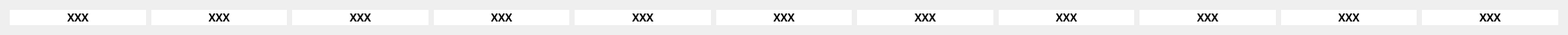
    <widget class="QWidget" name="gridLayoutWidget_4">
     <property name="geometry">
      <rect>
       <x>10</x>
       <y>450</y>
       <width>1771</width>
       <height>31</height>
      </rect>
     </property>
     <layout class="QGridLayout" name="gridLayout_4">
      <item row="0" column="8">
       <widget class="QLabel" name="R_D_9">
        <property name="font">
         <font>
          <family>Ubuntu Mono</family>
          <pointsize>9</pointsize>
          <weight>75</weight>
          <bold>true</bold>
         </font>
        </property>
        <property name="styleSheet">
         <string notr="true">background-color: rgb(255, 255, 255);
border-color: rgb(36, 36, 36);</string>
        </property>
        <property name="text">
         <string>XXX</string>
        </property>
        <property name="alignment">
         <set>Qt::AlignCenter</set>
        </property>
       </widget>
      </item>
      <item row="0" column="1">
       <widget class="QLabel" name="R_D_2">
        <property name="font">
         <font>
          <family>Ubuntu Mono</family>
          <pointsize>9</pointsize>
          <weight>75</weight>
          <bold>true</bold>
         </font>
        </property>
        <property name="styleSheet">
         <string notr="true">background-color: rgb(255, 255, 255);
border-color: rgb(36, 36, 36);</string>
        </property>
        <property name="text">
         <string>XXX</string>
        </property>
        <property name="alignment">
         <set>Qt::AlignCenter</set>
        </property>
       </widget>
      </item>
      <item row="0" column="9">
       <widget class="QLabel" name="R_D_10">
        <property name="font">
         <font>
          <family>Ubuntu Mono</family>
          <pointsize>9</pointsize>
          <weight>75</weight>
          <bold>true</bold>
         </font>
        </property>
        <property name="styleSheet">
         <string notr="true">background-color: rgb(255, 255, 255);
border-color: rgb(36, 36, 36);</string>
        </property>
        <property name="text">
         <string>XXX</string>
        </property>
        <property name="alignment">
         <set>Qt::AlignCenter</set>
        </property>
       </widget>
      </item>
      <item row="0" column="5">
       <widget class="QLabel" name="R_D_6">
        <property name="font">
         <font>
          <family>Ubuntu Mono</family>
          <pointsize>9</pointsize>
          <weight>75</weight>
          <bold>true</bold>
         </font>
        </property>
        <property name="styleSheet">
         <string notr="true">background-color: rgb(255, 255, 255);
border-color: rgb(36, 36, 36);</string>
        </property>
        <property name="text">
         <string>XXX</string>
        </property>
        <property name="alignment">
         <set>Qt::AlignCenter</set>
        </property>
       </widget>
      </item>
      <item row="0" column="4">
       <widget class="QLabel" name="R_D_5">
        <property name="font">
         <font>
          <family>Ubuntu Mono</family>
          <pointsize>9</pointsize>
          <weight>75</weight>
          <bold>true</bold>
         </font>
        </property>
        <property name="styleSheet">
         <string notr="true">background-color: rgb(255, 255, 255);
border-color: rgb(36, 36, 36);</string>
        </property>
        <property name="text">
         <string>XXX</string>
        </property>
        <property name="alignment">
         <set>Qt::AlignCenter</set>
        </property>
       </widget>
      </item>
      <item row="0" column="2">
       <widget class="QLabel" name="R_D_3">
        <property name="font">
         <font>
          <family>Ubuntu Mono</family>
          <pointsize>9</pointsize>
          <weight>75</weight>
          <bold>true</bold>
         </font>
        </property>
        <property name="styleSheet">
         <string notr="true">background-color: rgb(255, 255, 255);
border-color: rgb(36, 36, 36);</string>
        </property>
        <property name="text">
         <string>XXX</string>
        </property>
        <property name="alignment">
         <set>Qt::AlignCenter</set>
        </property>
       </widget>
      </item>
      <item row="0" column="3">
       <widget class="QLabel" name="R_D_4">
        <property name="font">
         <font>
          <family>Ubuntu Mono</family>
          <pointsize>9</pointsize>
          <weight>75</weight>
          <bold>true</bold>
         </font>
        </property>
        <property name="styleSheet">
         <string notr="true">background-color: rgb(255, 255, 255);
border-color: rgb(36, 36, 36);</string>
        </property>
        <property name="text">
         <string>XXX</string>
        </property>
        <property name="alignment">
         <set>Qt::AlignCenter</set>
        </property>
       </widget>
      </item>
      <item row="0" column="7">
       <widget class="QLabel" name="R_D_8">
        <property name="font">
         <font>
          <family>Ubuntu Mono</family>
          <pointsize>9</pointsize>
          <weight>75</weight>
          <bold>true</bold>
         </font>
        </property>
        <property name="styleSheet">
         <string notr="true">background-color: rgb(255, 255, 255);
border-color: rgb(36, 36, 36);</string>
        </property>
        <property name="text">
         <string>XXX</string>
        </property>
        <property name="alignment">
         <set>Qt::AlignCenter</set>
        </property>
       </widget>
      </item>
      <item row="0" column="6">
       <widget class="QLabel" name="R_D_7">
        <property name="font">
         <font>
          <family>Ubuntu Mono</family>
          <pointsize>9</pointsize>
          <weight>75</weight>
          <bold>true</bold>
         </font>
        </property>
        <property name="styleSheet">
         <string notr="true">background-color: rgb(255, 255, 255);
border-color: rgb(36, 36, 36);</string>
        </property>
        <property name="text">
         <string>XXX</string>
        </property>
        <property name="alignment">
         <set>Qt::AlignCenter</set>
        </property>
       </widget>
      </item>
      <item row="0" column="0">
       <widget class="QLabel" name="R_D_1">
        <property name="font">
         <font>
          <family>Ubuntu Mono</family>
          <pointsize>9</pointsize>
          <weight>75</weight>
          <bold>true</bold>
         </font>
        </property>
        <property name="styleSheet">
         <string notr="true">background-color: rgb(255, 255, 255);
border-color: rgb(36, 36, 36);</string>
        </property>
        <property name="text">
         <string>XXX</string>
        </property>
        <property name="alignment">
         <set>Qt::AlignCenter</set>
        </property>
       </widget>
      </item>
      <item row="0" column="10">
       <widget class="QLabel" name="R_D_11">
        <property name="font">
         <font>
          <family>Ubuntu Mono</family>
          <pointsize>9</pointsize>
          <weight>75</weight>
          <bold>true</bold>
         </font>
        </property>
        <property name="styleSheet">
         <string notr="true">background-color: rgb(255, 255, 255);
border-color: rgb(36, 36, 36);</string>
        </property>
        <property name="text">
         <string>XXX</string>
        </property>
        <property name="alignment">
         <set>Qt::AlignCenter</set>
        </property>
       </widget>
      </item>
     </layout>
    </widget>
